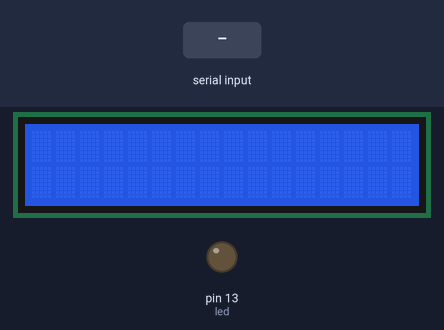
A sketch run on a simulated Arduino Uno, built with avr-gcc and run on an emulated ATmega328P. Shown: 16×2 character LCD, output pins drawn as LEDs (lit = HIGH). The test bench sets the inputs (shaded band).

Above: at 1.2 s.
1.3 s: "1" received over Serial
At 1.6 s:
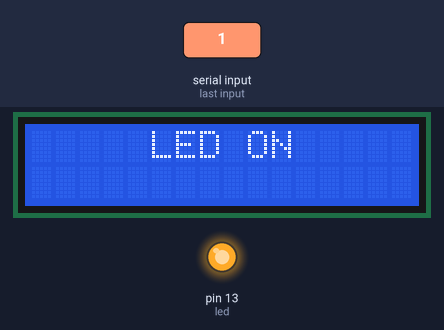
2.8 s: "0" received over Serial
At 4.0 s:
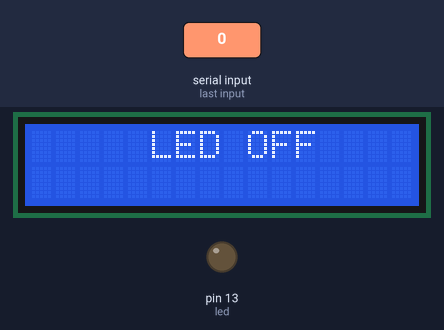
Timing chart, 0 to 5.8 s (numbered marks = the images above; inputs shaded):
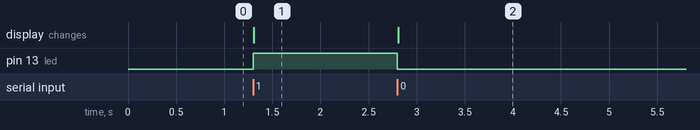

The sketch:

BluetoothControlLed.ino
```cpp
/*
 * 通过蓝牙用手机控制 LED,并在 LCD 上显示开关信息
 */
#include <LiquidCrystal_I2C.h>
#include <wire.h>

// 设置 LCD
LiquidCrystal_I2C lcd(0x27, 16, 2);
// 设置 LED 引脚

int led = 13;
void setup() {
  pinMode(led, OUTPUT);
  // 将波特率设置为 9600
  Serial.begin(9600);
  // LCD 初始化
  lcd.init();
  // 打开屏幕背光
  lcd.backlight();
}

void loop() {
  if(Serial.available()>0){
    char c = Serial.read();
    if(c=='1'){
      digitalWrite(led, HIGH);
      lcd.setCursor(5,0);
      lcd.print("LED ON ");
      }
    if(c=='0'){
      digitalWrite(led, LOW);
      lcd.setCursor(5,0);
      lcd.print("LED OFF");
      }
     }


}
```

Measured:
- after the input at 1.3 s, pin 13 (led): LOW → HIGH at once; the display: changes at once (image 1)
- after the input at 2.8 s, pin 13 (led): HIGH → LOW at once; the display: changes at once (image 2)
